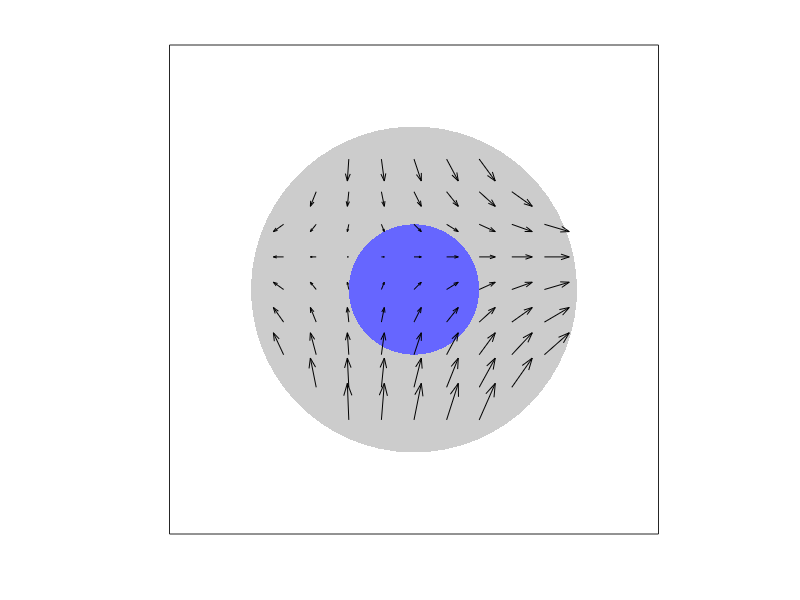

Recreate this plot in MATLAB.
% function UnstableField()

theta = 0;
Fx_offset = 10;
Fy_offset = 10;
x_offset = 0;
y_offset = 0;
neg_stiffness = 3;
pos_stiffness = 5;
axis_lim = 10;

[X,Y] = meshgrid(-axis_lim:axis_lim/5:axis_lim);
X = X(:);
Y = Y(:);
X_new = X(sqrt(X.^2+Y.^2)<10);
Y_new = Y(sqrt(X.^2+Y.^2)<10);
X = X_new;
Y = Y_new;

Fx_prime = neg_stiffness*((X-x_offset)*cos(theta) + (Y-y_offset)*sin(theta))*cos(theta) +...
    pos_stiffness*(-(X-x_offset)*sin(theta) + (Y-y_offset)*cos(theta))*sin(theta) + Fx_offset;
Fy_prime = neg_stiffness*((X-x_offset)*cos(theta) + (Y-y_offset)*sin(theta))*sin(theta) -...
    pos_stiffness*(-(X-x_offset)*sin(theta) + (Y-y_offset)*cos(theta))*cos(theta) + Fy_offset;

X_target = 4*cos(0:.1:2*pi);
Y_target = 4*sin(0:.1:2*pi);
X_workspace = 10*cos(0:.1:2*pi);
Y_workspace = 10*sin(0:.1:2*pi);

figure;
area([X_workspace X_workspace(1)],[Y_workspace Y_workspace(1)],'LineStyle','none','FaceColor',[.8 .8 .8])
hold on
area([X_target X_target(1)],[Y_target Y_target(1)],'LineStyle','none','FaceColor',[.4 .4 1])
quiver(X,Y,Fx_prime,Fy_prime,'k')
xlim([-15 15])
ylim([-15 15])
axis square
set(gca,'ytick',[],'xtick',[])


